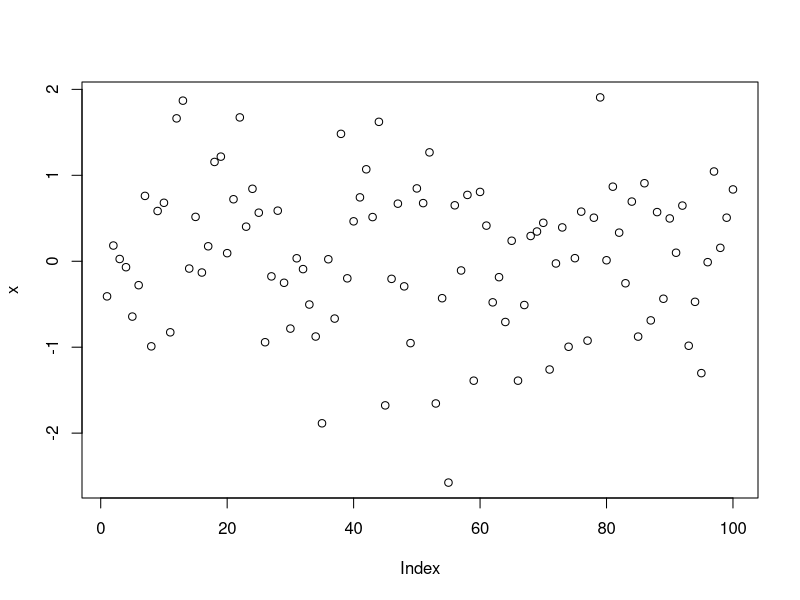
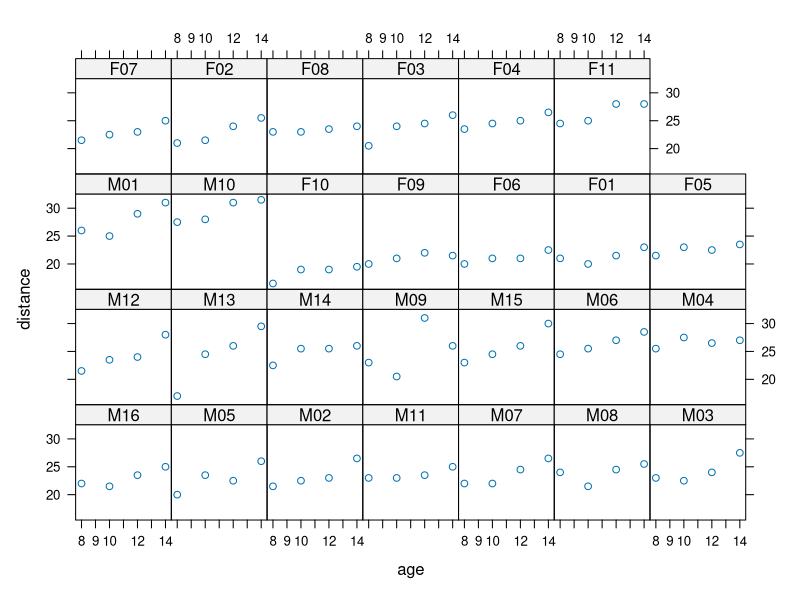
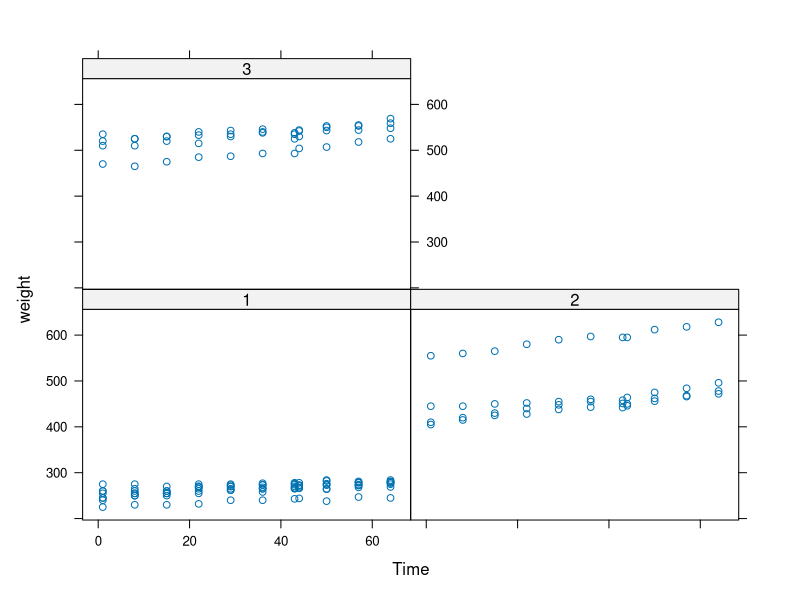

Write the R code that produced these figures, in order.
x <- rnorm(100)
plot(x)

#Base graphics functions plot data directly to the graphics device
#Lattice graphics functions return an object of class trellis (print methods actually plot to graphics device)
#can't use base graphics functions with lattice (have to use lattice's functions)

library(nlme)
library(lattice)
xyplot(distance ~ age | Subject, data = Orthodont)
#plot distance vs. age conditioned on Subject for data set Orthodont

??Orthodont
o <- Orthodont

library(nlme)
library(lattice)
xyplot(weight ~ Time | Diet, BodyWeight)